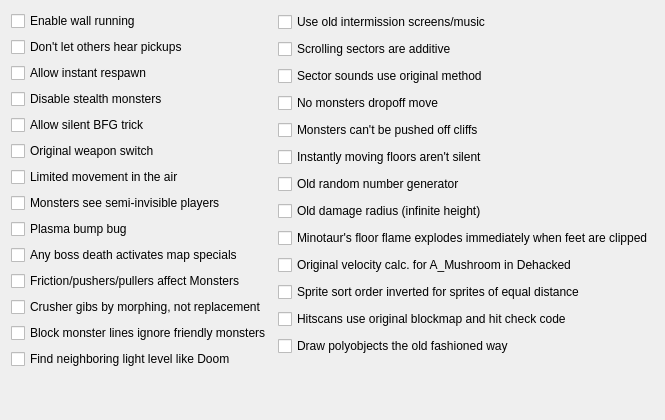
     <widget class="QWidget" name="tabCompatibility">
      <attribute name="title">
       <string>Compatibility</string>
      </attribute>
      <layout class="QVBoxLayout" name="verticalLayout_28">
       <item>
        <layout class="QHBoxLayout" name="horizontalLayout_6">
         <item>
          <layout class="QVBoxLayout" name="verticalLayout_22">
           <item>
            <widget class="QCheckBox" name="cbCompatEnableWallRunning">
             <property name="toolTip">
              <string>Enable buggier wall clipping so players can wallrun.</string>
             </property>
             <property name="text">
              <string>Enable wall running</string>
             </property>
            </widget>
           </item>
           <item>
            <widget class="QCheckBox" name="cbCompatDontLetOthersHearPickups">
             <property name="toolTip">
              <string>Pickups are only heard locally.</string>
             </property>
             <property name="text">
              <string>Don't let others hear pickups</string>
             </property>
            </widget>
           </item>
           <item>
            <widget class="QCheckBox" name="cbCompatAllowInstantRespawn">
             <property name="text">
              <string>Allow instant respawn</string>
             </property>
            </widget>
           </item>
           <item>
            <widget class="QCheckBox" name="cbCompatDisableStealthMonsters">
             <property name="toolTip">
              <string>&lt;html&gt;&lt;head/&gt;&lt;body&gt;&lt;p&gt;Disable stealth monsters, since doom2.exe didn't have them.&lt;/p&gt;&lt;p&gt;&lt;span style=&quot; font-weight:600;&quot;&gt;Note: this handles ZDoom's invisible monsters.&lt;/span&gt;&lt;/p&gt;&lt;p&gt;&lt;span style=&quot; font-weight:600;&quot;&gt;THIS DOESN'T AFFECT THE PARTIAL INVISIBILITY SPHERE IN ANY WAY. See &amp;quot;Monsters see semi-invisible players&amp;quot; for that.&lt;/span&gt;&lt;/p&gt;&lt;/body&gt;&lt;/html&gt;</string>
             </property>
             <property name="text">
              <string>Disable stealth monsters</string>
             </property>
            </widget>
           </item>
           <item>
            <widget class="QCheckBox" name="cbCompatAllowSilentBFGTrick">
             <property name="toolTip">
              <string>Limit actors to one sound at a time.</string>
             </property>
             <property name="text">
              <string>Allow silent BFG trick</string>
             </property>
            </widget>
           </item>
           <item>
            <widget class="QCheckBox" name="cbCompatOriginalWeaponSwitch">
             <property name="toolTip">
              <string>When a weapon is picked up, the weapon switch behaves like in vanilla Doom.</string>
             </property>
             <property name="text">
              <string>Original weapon switch</string>
             </property>
            </widget>
           </item>
           <item>
            <widget class="QCheckBox" name="cbCompatLimitedMovementInTheAir">
             <property name="text">
              <string>Limited movement in the air</string>
             </property>
            </widget>
           </item>
           <item>
            <widget class="QCheckBox" name="cbCompatMonstersSeeSemiInvisiblePlayers">
             <property name="toolTip">
              <string>This affects the partial invisibility sphere.</string>
             </property>
             <property name="text">
              <string>Monsters see semi-invisible players</string>
             </property>
            </widget>
           </item>
           <item>
            <widget class="QCheckBox" name="cbCompatPlasmaBumpBug">
             <property name="toolTip">
              <string>Allow the map01 &quot;plasma bump&quot; bug.</string>
             </property>
             <property name="text">
              <string>Plasma bump bug</string>
             </property>
            </widget>
           </item>
           <item>
            <widget class="QCheckBox" name="cbCompatAnyBossDeathActivatesMapSpecials">
             <property name="text">
              <string>Any boss death activates map specials</string>
             </property>
            </widget>
           </item>
           <item>
            <widget class="QCheckBox" name="cbCompatFrictionPushersPullersAffectMonsters">
             <property name="text">
              <string>Friction/pushers/pullers affect Monsters</string>
             </property>
            </widget>
           </item>
           <item>
            <widget class="QCheckBox" name="cbCompatCrusherGibsByMorphingNotReplacement">
             <property name="toolTip">
              <string>&lt;html&gt;&lt;head/&gt;&lt;body&gt;&lt;p&gt;Crushed monsters are turned into gibs, rather than replaced by gibs.&lt;/p&gt;&lt;/body&gt;&lt;/html&gt;</string>
             </property>
             <property name="text">
              <string>Crusher gibs by morphing, not replacement</string>
             </property>
            </widget>
           </item>
           <item>
            <widget class="QCheckBox" name="cbCompatBlockMonsterLinesIgnoreFriendlyMonsters">
             <property name="text">
              <string>Block monster lines ignore friendly monsters</string>
             </property>
            </widget>
           </item>
           <item>
            <widget class="QCheckBox" name="cbCompatFindNeighboringLightLevelLikeDoom">
             <property name="text">
              <string>Find neighboring light level like Doom</string>
             </property>
            </widget>
           </item>
          </layout>
         </item>
         <item>
          <layout class="QVBoxLayout" name="verticalLayout_24">
           <item>
            <widget class="QCheckBox" name="cbCompatUseOldIntermissionScreensMusic">
             <property name="toolTip">
              <string>Use doom2.exe's original intermission screens/music.</string>
             </property>
             <property name="text">
              <string>Use old intermission screens/music</string>
             </property>
            </widget>
           </item>
           <item>
            <widget class="QCheckBox" name="cbCompatScrollingSectorsAreAdditive">
             <property name="toolTip">
              <string>Scrolling sectors are additive like in Boom.</string>
             </property>
             <property name="text">
              <string>Scrolling sectors are additive</string>
             </property>
            </widget>
           </item>
           <item>
            <widget class="QCheckBox" name="cbCompatSectorSoundsUseOriginalMethod">
             <property name="toolTip">
              <string>Sector sounds use original method for sound origin.</string>
             </property>
             <property name="text">
              <string>Sector sounds use original method</string>
             </property>
            </widget>
           </item>
           <item>
            <widget class="QCheckBox" name="cbCompatNoMonstersDropoffMove">
             <property name="toolTip">
              <string>Monsters cannot move when hanging over a dropoff.</string>
             </property>
             <property name="text">
              <string>No monsters dropoff move</string>
             </property>
            </widget>
           </item>
           <item>
            <widget class="QCheckBox" name="cbCompatMonstersCantBePushedOffCliffs">
             <property name="text">
              <string>Monsters can't be pushed off cliffs</string>
             </property>
            </widget>
           </item>
           <item>
            <widget class="QCheckBox" name="cbCompatInstantlyMovingFloorsArentSilent">
             <property name="toolTip">
              <string>Instantly moving floors are not silent.</string>
             </property>
             <property name="text">
              <string>Instantly moving floors aren't silent</string>
             </property>
            </widget>
           </item>
           <item>
            <widget class="QCheckBox" name="cbCompatOldRandomNumberGenerator">
             <property name="toolTip">
              <string>&lt;html&gt;&lt;head/&gt;&lt;body&gt;&lt;p&gt;Use Doom's random table instead of ZDoom's random number generator. Affects weapon damage among other things.&lt;/p&gt;&lt;/body&gt;&lt;/html&gt;</string>
             </property>
             <property name="text">
              <string>Old random number generator</string>
             </property>
            </widget>
           </item>
           <item>
            <widget class="QCheckBox" name="cbCompatOldDamageRadiusInfiniteHeight">
             <property name="toolTip">
              <string>&lt;p&gt;Shooting a rocket against a wall will damage the actors near this wall even if they are far below or above the explosion.&lt;/p&gt;</string>
             </property>
             <property name="text">
              <string>Old damage radius (infinite height)</string>
             </property>
            </widget>
           </item>
           <item>
            <widget class="QCheckBox" name="cbCompatMinotaur">
             <property name="text">
              <string>Minotaur's floor flame explodes immediately when feet are clipped</string>
             </property>
            </widget>
           </item>
           <item>
            <widget class="QCheckBox" name="cbCompatOriginalVelocityCalcForMushroomInDehacked">
             <property name="text">
              <string>Original velocity calc. for A_Mushroom in Dehacked</string>
             </property>
            </widget>
           </item>
           <item>
            <widget class="QCheckBox" name="cbCompatSpriteSortOrderInverted">
             <property name="text">
              <string>Sprite sort order inverted for sprites of equal distance</string>
             </property>
            </widget>
           </item>
           <item>
            <widget class="QCheckBox" name="cbCompatHitscansOriginalBlockmap">
             <property name="text">
              <string>Hitscans use original blockmap and hit check code</string>
             </property>
            </widget>
           </item>
           <item>
            <widget class="QCheckBox" name="cbCompatDrawPolyobjectsOld">
             <property name="text">
              <string>Draw polyobjects the old fashioned way</string>
             </property>
            </widget>
           </item>
          </layout>
         </item>
        </layout>
       </item>
       <item>
        <spacer name="verticalSpacer_7">
         <property name="orientation">
          <enum>Qt::Vertical</enum>
         </property>
         <property name="sizeHint" stdset="0">
          <size>
           <width>20</width>
           <height>40</height>
          </size>
         </property>
        </spacer>
       </item>
      </layout>
     </widget>
